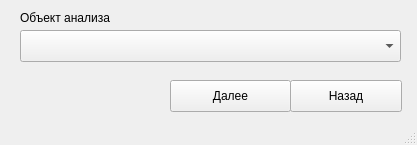
<?xml version="1.0" encoding="UTF-8"?>
<ui version="4.0">
 <class>MainWindow</class>
 <widget class="QMainWindow" name="MainWindow">
  <property name="geometry">
   <rect>
    <x>0</x>
    <y>0</y>
    <width>417</width>
    <height>145</height>
   </rect>
  </property>
  <property name="windowTitle">
   <string>Аналитика</string>
  </property>
  <widget class="QWidget" name="centralwidget">
   <widget class="QPushButton" name="pushButton_2">
    <property name="geometry">
     <rect>
      <x>290</x>
      <y>80</y>
      <width>112</width>
      <height>32</height>
     </rect>
    </property>
    <property name="text">
     <string>Назад</string>
    </property>
   </widget>
   <widget class="QPushButton" name="pushButton_3">
    <property name="geometry">
     <rect>
      <x>170</x>
      <y>80</y>
      <width>121</width>
      <height>32</height>
     </rect>
    </property>
    <property name="text">
     <string>Далее</string>
    </property>
   </widget>
   <widget class="QLabel" name="label">
    <property name="geometry">
     <rect>
      <x>20</x>
      <y>10</y>
      <width>181</width>
      <height>16</height>
     </rect>
    </property>
    <property name="text">
     <string>Объект анализа</string>
    </property>
   </widget>
   <widget class="QComboBox" name="comboBox">
    <property name="geometry">
     <rect>
      <x>20</x>
      <y>30</y>
      <width>381</width>
      <height>32</height>
     </rect>
    </property>
   </widget>
  </widget>
  <widget class="QStatusBar" name="statusbar"/>
 </widget>
 <resources/>
 <connections/>
</ui>
